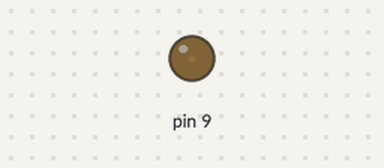
Recording of a sketch running on a simulated Arduino Uno, built with avr-gcc and run on an emulated ATmega328P. Parts: output pins drawn as LEDs (lit = HIGH).

Above: at 0.05 s.
At 1.7 s:
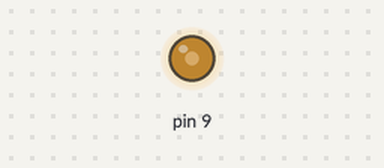
At 3.4 s:
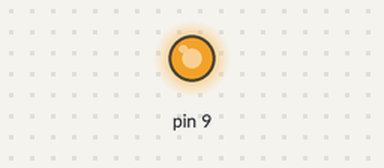
At 6.75 s:
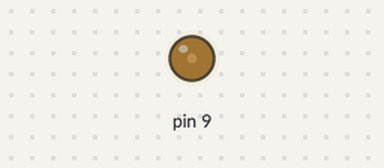
Timing chart, 0 to 9.6 s (numbered marks = the images above):
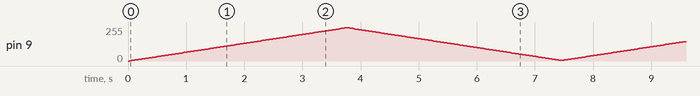

The sketch:

LED_brightness.ino
```cpp
int brightness=0;
int fadeamount=2;
void setup() {
  // put your setup code here, to run once:
  pinMode(9,OUTPUT);
}

void loop() {
  // put your main code here, to run repeatedly:
  analogWrite(9,brightness);
  if(brightness>=250)
  {
    fadeamount=-2;
  }
  else if(brightness<=5)
  {
    fadeamount=2;
  }
  brightness+=fadeamount;
  delay(30);
}
```
